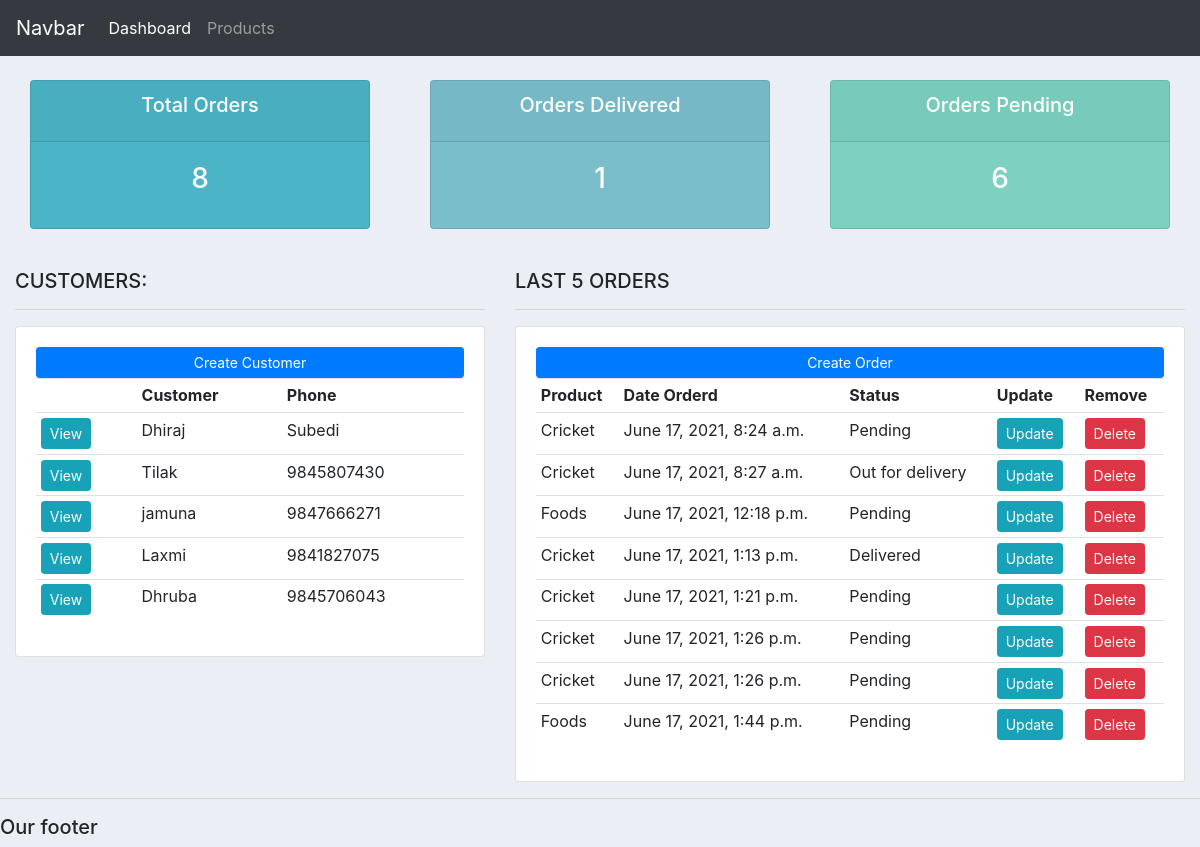
The page / on the database its author committed.
### accounts/models.py (models this page shows, shortened)
class Customer(models.Model):
    name = models.CharField(max_length=30,null=True)
    phone = models.CharField(max_length=30,null=True)
    email=models.EmailField(null=True)
    date_created=models.DateTimeField(auto_now_add=True)

class Order(models.Model):
    STATUS=(
        ('Pending','Pending'),
        ('Out for delivery','Out for delivery'),
        ('Delivered','Delivered'),
    )
    customer=models.ForeignKey(Customer,null=True, on_delete=models.SET_NULL)
    product=models.ForeignKey(Product,null=True, on_delete=models.SET_NULL)
    date_created=models.DateTimeField(auto_now_add=True)
    status=models.CharField(max_length=30,null=True, choices=STATUS)

class Product(models.Model):
    CATEGORY=(
        ('Indoor','Indoor'),
        ('Out Door','Out Door'),
        )
    name = models.CharField(max_length=30,null=True)
    price=models.FloatField(null=True)
    category=models.CharField(max_length=30,null=True, choices=CATEGORY)
    description=models.CharField(max_length=300,null=True,blank=True)
    date_created=date_created=models.DateTimeField(auto_now_add=True)
    tags=models.ManyToManyField(Tag)
    def __str__(self):
        return self.name

### accounts/views.py (the view)
# urls.py: path('',views.home, name="home"),
def home(request):
    order = Order.objects.all()
    customer = Customer.objects.all()
    total_order = order.count()
    total_customer = customer.count()
    deliver = order.filter(status='Delivered').count()
    pending = order.filter(status='Pending').count()
    context = {'order': order,
               'customer': customer,
               'total_order': total_order,
               'pending': pending,
               'deliver': deliver
               }
    return render(request, 'accounts/dashboard.html', context)

### accounts/templates/accounts/dashboard.html (shortened to what this page needs)
{%  extends 'accounts/main.html' %}
{% block content %}
{%  include 'accounts/status.html' %}
<br>
<div class="row">
	<div class="col-md-5">
		<h5>CUSTOMERS:</h5>
		<hr>
		<div class="card card-body">
			<a class="btn btn-primary  btn-sm btn-block" href="">Create Customer</a>
			<table class="table table-sm">
				<tr>
                    <th></th>
					<th>Customer</th>
					<th>Phone</th>
				</tr>
                {%for customer in customer%}
                <tr>
                 <td> <a class="btn btn-sm btn-info" href="{% url 'customer' customer.id %}"> View</a>
                    <td>{{customer.name}}</td>
                    <td>{{customer.phone}}</td>
                </tr>
            {% endfor %}
			</table>
		</div>
	</div>
	<div class="col-md-7">
		<h5>LAST 5 ORDERS</h5>
		<hr>
		<div class="card card-body">
			<a class="btn btn-primary  btn-sm btn-block" href="">Create Order</a>
			<table class="table table-sm">
				<tr>
					<th>Product</th>
					<th>Date Orderd</th>
					<th>Status</th>
					<th>Update</th>
					<th>Remove</th>
				</tr>
                {% for order in order %}
                <tr>
                <td>
                {{order.product}}</td>
                <td>{{order.date_created}}</td>
                <td>{{order.status}}</td>
                <td><a class="btn btn-sm btn-info" href="{% url 'update_Order' order.id%}">Update</a>
                <td><a class="btn btn-sm btn-danger" href="{% url 'delete_Order' order.id%}">Delete</a>
                </tr>
                {% endfor %}
			</table>
		</div>
	</div>
</div>
{% endblock %}

### accounts/templates/accounts/main.html (shortened to what this page needs)
{% load static %}
<!DOCTYPE html>
<html>
<head>
	<link rel="stylesheet" href="https://stackpath.bootstrapcdn.com/bootstrap/4.3.1/css/bootstrap.min.css">
<link rel ="stylesheet" type="text/css" href="{% static '/css/main.css' %}">
</head>
<body>
	{%  include 'accounts/navbar.html' %}
	<div class="container-fluid">
	{% block content %}
	{% endblock %}
    </div>
	<hr>
	<h5>Our footer</h5>
</body>
</html>

### accounts/templates/accounts/navbar.html (shortened to what this page needs)
{% load static %}
<nav class="navbar navbar-expand-lg navbar-dark bg-dark">
  <a class="navbar-brand" href="#">Navbar</a>
  <div class="collapse navbar-collapse" id="navbarNav">
    <ul class="navbar-nav">
      <li class="nav-item active">
        <a class="nav-link" href="{%url 'home'%}">Dashboard </a>
      </li>
      <li class="nav-item">
        <a class="nav-link" href="{%url 'products'%}">Products</a>
      </li>
    </ul>
  </div>
</nav>

### accounts/templates/accounts/status.html
<br>
<div class="row">
	<div class="col">
		<div class="col-md">
			<div class="card text-center text-white  mb-3" id="total-orders">
			  	<div class="card-header">
			  		<h5 class="card-title">Total Orders</h5>
			  	</div>
			  	<div class="card-body">
			    	<h3 class="card-title">{{total_order}}</h3>
			  	</div>
			</div>
		</div>
	</div>
	<div class="col">
		<div class="col-md">
			<div class="card text-center text-white  mb-3" id="orders-delivered">
			  	<div class="card-header">
			  		<h5 class="card-title">Orders Delivered</h5>
			  	</div>
			  	<div class="card-body">
			    	<h3 class="card-title">{{deliver}}</h3>
			  	</div>
			</div>
		</div>
	</div>
	<div class="col">
		<div class="col-md">
			<div class="card text-center text-white  mb-3" id="orders-pending">
			  	<div class="card-header">
			  		<h5 class="card-title">Orders Pending</h5>
			  	</div>
			  	<div class="card-body">
			    	<h3 class="card-title">{{pending}}</h3>
			  	</div>
			</div>
		</div>
	</div>
</div>

### static/css/main.css (style rules this page uses)
body { background-color: #ebeff5; }
#total-orders { background-color: #4cb4c7; }
#orders-delivered { background-color: #7abecc; }
#orders-pending { background-color: #7CD1C0; }

### rows shown on the page
Customer: name "Dhiraj", phone "Subedi"
Customer: name "Tilak", phone "9845807430"
Customer: name "jamuna", phone "9847666271"
Customer: name "Laxmi", phone "9841827075"
Customer: name "Dhruba", phone "9845706043"
Order: product "Cricket", date_created "June 17, 2021, 8:24 a.m.", status "Pending"
Order: product "Cricket", date_created "June 17, 2021, 8:27 a.m.", status "Out for delivery"
Order: product "Foods", date_created "June 17, 2021, 12:18 p.m.", status "Pending"
Order: product "Cricket", date_created "June 17, 2021, 1:13 p.m.", status "Delivered"
Order: product "Cricket", date_created "June 17, 2021, 1:21 p.m.", status "Pending"
Order: product "Cricket", date_created "June 17, 2021, 1:26 p.m.", status "Pending"
Order: product "Cricket", date_created "June 17, 2021, 1:26 p.m.", status "Pending"
Order: product "Foods", date_created "June 17, 2021, 1:44 p.m.", status "Pending"

### other values the page prints
{{ total_order }} "8"
{{ deliver }} "1"
{{ pending }} "6"
